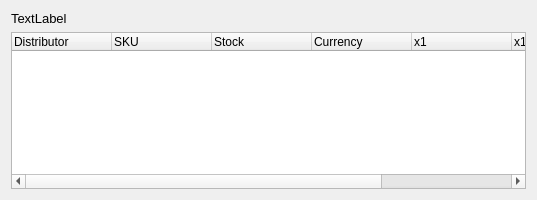
<?xml version="1.0" encoding="UTF-8"?>
<ui version="4.0">
 <class>QResultOctoItem</class>
 <widget class="QWidget" name="QResultOctoItem">
  <property name="geometry">
   <rect>
    <x>0</x>
    <y>0</y>
    <width>537</width>
    <height>200</height>
   </rect>
  </property>
  <property name="minimumSize">
   <size>
    <width>0</width>
    <height>200</height>
   </size>
  </property>
  <property name="windowTitle">
   <string>QResultOctoItem</string>
  </property>
  <layout class="QVBoxLayout" name="verticalLayout">
   <item>
    <widget class="QLabel" name="label">
     <property name="font">
      <font>
       <pointsize>10</pointsize>
      </font>
     </property>
     <property name="text">
      <string>TextLabel</string>
     </property>
    </widget>
   </item>
   <item>
    <widget class="QTreeWidget" name="treeWidget">
     <column>
      <property name="text">
       <string>Distributor</string>
      </property>
     </column>
     <column>
      <property name="text">
       <string>SKU</string>
      </property>
     </column>
     <column>
      <property name="text">
       <string>Stock</string>
      </property>
     </column>
     <column>
      <property name="text">
       <string>Currency</string>
      </property>
     </column>
     <column>
      <property name="text">
       <string>x1</string>
      </property>
     </column>
     <column>
      <property name="text">
       <string>x100</string>
      </property>
     </column>
     <column>
      <property name="text">
       <string>x1000</string>
      </property>
     </column>
    </widget>
   </item>
  </layout>
 </widget>
 <layoutdefault spacing="6" margin="11"/>
 <resources/>
 <connections/>
</ui>
